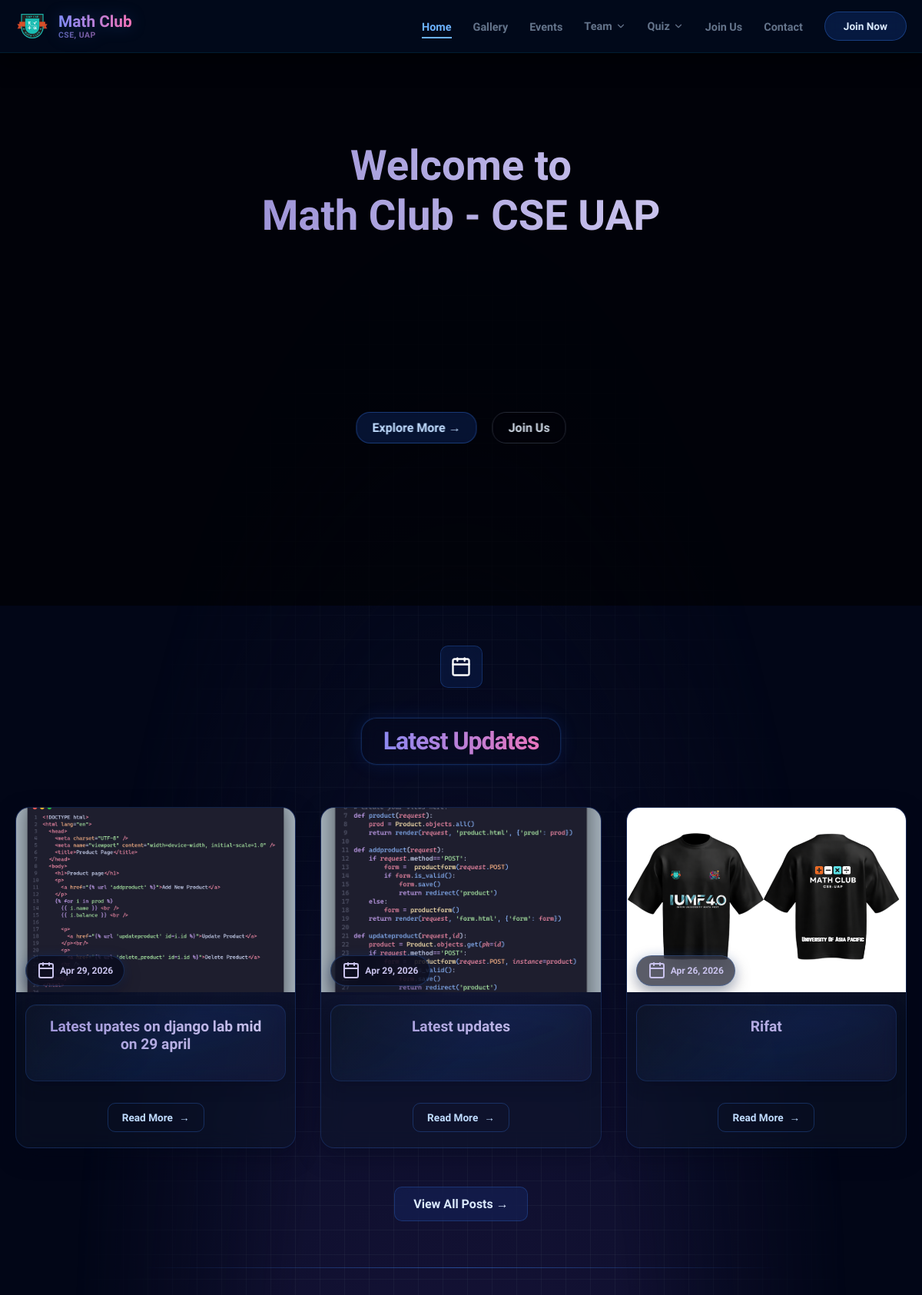
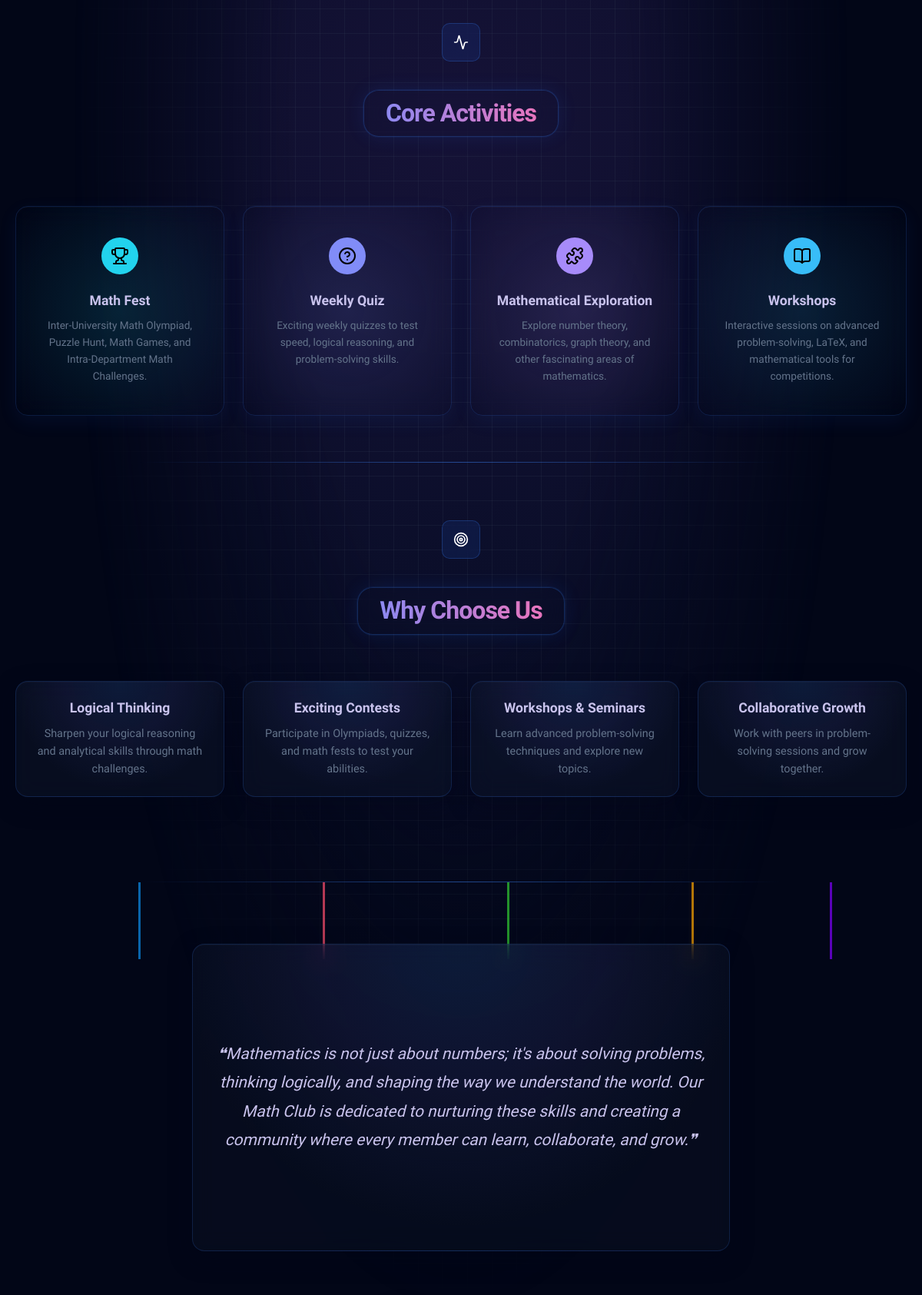
The page / (upper part) on the database its author committed (2 pictures, top to bottom).
### gallery_app/models.py (models this page shows, shortened)
class GalleryItem(models.Model):
    CATEGORY_CHOICES = [
        ('General', 'General'),
        ('Quiz', 'Quiz'),
        ('Workshop', 'Workshop'),
    ]
    title = models.CharField(max_length=200)
    category = models.CharField(max_length=50, choices=CATEGORY_CHOICES)
    image = models.ImageField(upload_to='gallery/')
    description = models.TextField(blank=True)
    date_captured = models.DateTimeField(auto_now_add=True)

### home_app/views.py (the view)
# urls.py: path('', views.home, name='home'),
def home(request):
    latest_posts = GalleryItem.objects.order_by('-date_captured')[:3]
    return render(request, 'home_app/home.html', {'posts': latest_posts})

### home_app/templates/home_app/home.html (shortened to what this page needs)
{% extends 'base.html' %}
{% load static %}
{% block extra_css %}
  <link rel="stylesheet" href="{% static 'home_app/css/style.css' %}" />
{% endblock %}
{% block content %}
  <header class="showcase">
    <div class="slider">
      <div class="slider-overlay"></div>
      <div class="slider-text animate-text">
        <h1>Welcome to</h1>
        <h1>Math Club - CSE UAP</h1>
      </div>
      <div class="showcase-actions">
        <a href="{% url 'events' %}" class="btn-primary1">Explore More &rarr;</a>
        <a href="{% url 'join' %}" class="btn-outline1">Join Us</a>
      </div>
    </div>
  </header>
  <section class="fb-updates">
    <div class="container">
      <div class="fb-header">
        <div style="text-align:center;">
          <div class="section-icon">
            <i data-lucide="calendar"></i>
          </div>
          <h2 class="section-title">Latest Updates</h2>
        </div>
      </div>
      <div class="fb-grid">
        {% for post in posts %}
          <div class="fb-card">
            <div class="fb-card-image">
              {% if post.image %}
                <img src="{{ post.image.url }}" alt="{{ post.title }}" />
              {% endif %}
              <div class="fb-card-meta">
                <i data-lucide="calendar"></i>
                {{ post.date_captured|date:'M d, Y' }}
              </div>
            </div>
            <div class="fb-card-caption">
              <h3>{{ post.title }}</h3>
            </div>
            <div class="fb-card-footer">
              <a href="{% url 'gallery' %}" class="fb-card-link">Read More</a>
            </div>
          </div>
        {% endfor %}
      </div>
      <a href="{% url 'gallery' %}" class="btn-outlineviewall">View All Posts &rarr;</a>
    </div>
    <hr class="divider" />
  </section>
  <section class="activities">
    <div class="container">
      <div class="header">
        <span class="section-tag"><i data-lucide="activity"></i></span>
        <h2 class="section-title">Core Activities</h2>
      </div>
      <div class="activity-grid">
        <div class="activity-card">
          <div class="activity-icon">
            <i data-lucide="trophy"></i>
          </div>
          <h3>Math Fest</h3>
          <p>Inter-University Math Olympiad, Puzzle Hunt, Math Games, and Intra-Department Math Challenges.</p>
        </div>
        <div class="activity-card">
          <div class="activity-icon">
            <i data-lucide="help-circle"></i>
          </div>
          <h3>Weekly Quiz</h3>
          <p>Exciting weekly quizzes to test speed, logical reasoning, and problem-solving skills.</p>
        </div>
        <div class="activity-card">
          <div class="activity-icon">
            <i data-lucide="puzzle"></i>
          </div>
          <h3>Mathematical Exploration</h3>
          <p>Explore number theory, combinatorics, graph theory, and other fascinating areas of mathematics.</p>
        </div>
        <div class="activity-card">
          <div class="activity-icon">
            <i data-lucide="book-open"></i>
          </div>
          <h3>Workshops</h3>
          <p>Interactive sessions on advanced problem-solving, LaTeX, and mathematical tools for competitions.</p>
        </div>
      </div>
    </div>
    <hr class="divider" />
  </section>
  <section class="about-split">
    <div class="container">
      <span class="section-tag"><i data-lucide="target"></i></span>
      <h2 class="section-title">Why Choose Us</h2>
      <div class="about-grid">
        <div class="about-card">
          <h3>Logical Thinking</h3>
          <p>Sharpen your logical reasoning and analytical skills through math challenges.</p>
        </div>
        <div class="about-card">
          <h3>Exciting Contests</h3>
          <p>Participate in Olympiads, quizzes, and math fests to test your abilities.</p>
        </div>
        <div class="about-card">
          <h3>Workshops & Seminars</h3>
          <p>Learn advanced problem-solving techniques and explore new topics.</p>
        </div>
        <div class="about-card">
          <h3>Collaborative Growth</h3>
          <p>Work with peers in problem-solving sessions and grow together.</p>
        </div>
      </div>
    </div>
     <hr class="divider">
  </section>
  <section class="convenor-club">
    <div class="falling-lines">
      <span></span>
      <span></span>
      <span></span>
      <span></span>
      <span></span>
    </div>
    <div class="container">
      <div class="convenor-text">
        <p>❝Mathematics is not just about numbers; it's about solving problems, thinking logically, and shaping the way we understand the world. Our Math Club is dedicated to nurturing these skills and creating a community where every member can learn, collaborate, and grow.❞</p>
      </div>
    </div>
  </section>
{% endblock %}

### home_app/static/home_app/css/style.css (style rules this page uses)
.fb-updates { padding-top: 95px; padding-bottom: 60px; background-size: 32px 32px, 32px 32px, 100% 100%; background-position: center; }
.fb-header { text-align: center; margin-bottom: 65px; }
.section-icon { width: 55px; height: 55px; display: flex; align-items: center; justify-content: center; margin: 25px auto 14px; background: rgba(37, 99, 235, 0.12); border: 1px solid rgba(59, 130, 246, 0.25); backdrop-filter: blur(10px); border-radius: 10px; box-shadow: none; }
.section-icon svg { width: 28px; height: 28px; color: #fff; }
.section-title, .section-title1 { display: inline-flex; align-items: center; justify-content: center; padding: 12px 28px; border-radius: 20px; background: rgba(37, 99, 235, 0.08); border: 1px solid rgba(59, 130, 246, 0.25); backdrop-filter: blur(12px); font-size: 2rem; font-weight: 800; background: linear-gradient(to right, #818cf8, #f472b6); -webkit-background-clip: text; -webkit-text-fill-color: transparent; background-clip: text; box-shadow: 0 0 0 1px rgba(59, 130, 246, 0.08), 0 0 25px rgba(37, 99, 235, 0.12); }
.fb-grid { display: grid; grid-template-columns: repeat(auto-fit, minmax(320px, 1fr)); gap: 32px; margin-top: -50px; }
.fb-card { border-radius: 18px; overflow: hidden; display: flex; flex-direction: column; transition: all .35s ease; background: rgba(15, 23, 42, 0.45); background-image: radial-gradient(circle at top, rgba(59, 130, 246, 0.12) 0%, rgba(99, 102, 241, 0.08) 35%, transparent 70%); border: 1px solid rgba(59, 130, 246, 0.18); backdrop-filter: blur(14px); -webkit-backdrop-filter: blur(14px); box-shadow: inset 0 1px 0 rgba(255, 255, 255, .03), 0 10px 30px rgba(2, 6, 23, .35); }
.fb-card::before { content: ""; position: absolute; inset: 0; pointer-events: none; background: linear-gradient(180deg, rgba(255, 255, 255, .04), transparent 35%); }
.fb-card-image { position: relative; overflow: hidden; }
.fb-card-image img { width: 100%; height: 240px; object-fit: cover; transition: 0.4s ease; }
.fb-card-meta { position: absolute; bottom: 12px; left: 12px; display: flex; align-items: center; gap: 6px; padding: 7px 14px; border-radius: 999px; color: #c9c3ed; font-size: .75rem; font-weight: 700; background: rgba(2, 6, 23, 0.65); border: 1px solid rgba(59, 130, 246, 0.25); backdrop-filter: blur(14px); box-shadow: 0 8px 20px rgba(2, 6, 23, 0.35), 0 0 16px rgba(59, 130, 246, 0.12); }
.fb-card-caption { padding: 16px 18px 10px; text-align: left; height: 100px; overflow: hidden; margin: 12px; border-radius: 14px; background: linear-gradient(135deg, rgba(15, 23, 42, 0.65) 0%, rgba(37, 99, 235, 0.12) 55%, rgba(99, 102, 241, 0.08) 100%); border: 1px solid rgba(59, 130, 246, 0.18); backdrop-filter: blur(12px); -webkit-backdrop-filter: blur(12px); box-shadow: inset 0 1px 0 rgba(255, 255, 255, .03), 0 8px 20px rgba(2, 6, 23, .18); transition: all .3s ease; }
.fb-card-caption h3 { font-size: 1.2rem; background: linear-gradient(to right, #9f95d8, #c9c3ed); -webkit-background-clip: text; -webkit-text-fill-color: transparent; background-clip: text; text-align: center; margin-bottom: 6px; font-weight: 800; }
.fb-card-footer { margin-top: auto; padding: 16px 20px 20px; }
.fb-card-link { display: inline-flex; align-items: center; justify-content: center; gap: 8px; padding: 10px 18px; border-radius: 10px; font-size: 0.85rem; font-weight: 700; text-decoration: none; color: #bfdbfe; background: transparent; border: 1px solid rgba(59, 130, 246, 0.28); transition: all .3s ease; }
.fb-card-link::after { content: "→"; transition: transform .3s ease; }
.btn-outlineviewall { display: inline-flex; align-items: center; justify-content: center; margin: 50px auto 0; padding: 12px 24px; background: rgba(37, 99, 235, 0.12); border: 1px solid rgba(59, 130, 246, 0.25); backdrop-filter: blur(12px); -webkit-backdrop-filter: blur(12px); color: #dbeafe; font-weight: 700; text-decoration: none; border-radius: 10px; transition: all .3s ease; }
.fb-updates .container { text-align: center; }
.divider { width: 70%; margin: 60px auto; border: none; height: 1px; background: linear-gradient(to right, transparent, rgba(59, 130, 246, 0.5), transparent); }

### rows shown on the page
GalleryItem: image (picture), date_captured "Apr 29, 2026", title "Latest upates on django lab mid on 29 april"
GalleryItem: image (picture), date_captured "Apr 29, 2026", title "Latest updates"
GalleryItem: image (picture), date_captured "Apr 26, 2026", title "Rifat"
